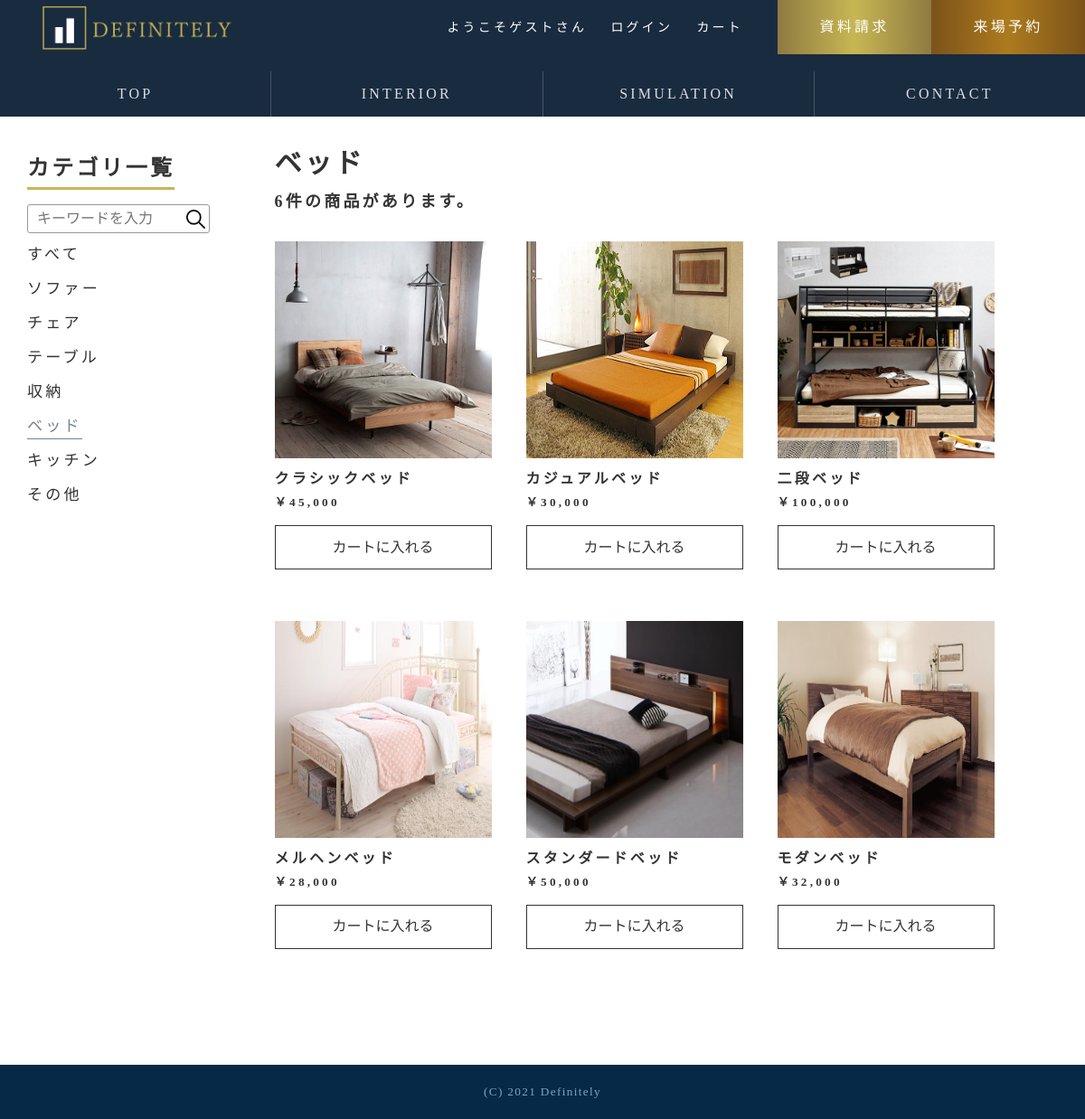
Page /shop_category/bed.php on the committed database.
### tables this page shows
CREATE TABLE IF NOT EXISTS `items` (
  `product_id` int(11) NOT NULL AUTO_INCREMENT,
  `product_name` varchar(255) NOT NULL,
  `Price` int(11) DEFAULT NULL,
  `count` int(11) NOT NULL,
  `search_name` varchar(255) NOT NULL,
  `sy_height` int(11) DEFAULT NULL,
  `sy_width` int(11) DEFAULT NULL,
  `sy_images` varchar(255) DEFAULT NULL,
  PRIMARY KEY (`product_id`)
);

CREATE TABLE IF NOT EXISTS `item_img` (
  `item_img_id` int(11) NOT NULL,
  `product_id` int(11) NOT NULL,
  `product_img` varchar(255) DEFAULT NULL,
  PRIMARY KEY (`item_img_id`),
  KEY `product_id` (`product_id`)
);

### Model/category.php (called while the page is built, shortened)
<?php
  $dsn = 'mysql:host=localhost;dbname=hew2020_91467;charset=utf8mb4';
  $db_user = 'hew2020_91467';
  $db_password = '';
  try {
    $pdo = new PDO($dsn, $db_user, $db_password);
    $pdo->setAttribute(
        PDO::ATTR_ERRMODE,
        PDO::ERRMODE_EXCEPTION
    );
    $sql_5 = "SELECT items.product_id,product_img,product_name,price,count,info_id FROM items JOIN item_img ON items.product_id = item_img.product_id JOIN item_category ON items.product_id = item_category.product_id";
    $stmt = $pdo->query( $sql_5 );
    $tables1 = $stmt->fetchAll(PDO::FETCH_ASSOC);
    $sql2 = "SELECT item_category.* from items JOIN item_category ON items.product_id = item_category.product_id where info_id=1";
    $sth = $pdo -> query($sql2);
    $record2 = $sth -> rowCount();
    $sql2_5 = "SELECT items.product_id,product_img,product_name,price,count,info_id FROM items JOIN item_img ON items.product_id = item_img.product_id JOIN item_category ON items.product_id = item_category.product_id where info_id= 1";
    $stmt = $pdo->query( $sql2_5 );
    $tables2 = $stmt->fetchAll(PDO::FETCH_ASSOC);
  }catch(PDOException $error){
    header('Location: /IT42-117/erro_pages/error1.php');
    exit;
  }
?>

### shop_category/bed.php (the view, shortened to what this page needs)
<?php
     require_once('../Model/category.php');
     $login = 'login.php';
     $logout = 'logout.php';
     $simulation = 'path_sim.php';
?>
<!DOCTYPE html>
<html lang="ja">
<head>
    <link rel="stylesheet" href="../css/shop.css">
    <link rel="stylesheet" href="../css/normalize.css">
    <link rel="stylesheet" href="../css/common.css">
</head>
<body>
    <div class="wrapper">
      <header class="header_top">
         <div class="header_upper">
           <a href="../index.php"><h1 class="header_logo"><img src="../images/logo.png" alt="ロゴ"></h1></a>
           <div class="top_flex2">
             <nav class="header_nav1">
               <ul>
                 <li><a class="nav_link" href="#"><?php if (isset($_SESSION['mail_address'])) { echo "ようこそ".$_SESSION['name']."さん"; } else {echo"ようこそゲストさん";}?></a></li>
                 <li>
                 <?php
                   if( isset($_SESSION['mail_address'])){
                      echo '<a class = "nav_link" name="logout" href = "../view/'.$logout.'">ログアウト</a>';
                       }else{
                        echo '<a class = "nav_link" href = "../view/'.$login.'">ログイン</a>';
                   }
                ?></li>
                 <li><?php if(isset($_SESSION['mail_address'])){ echo "<a class='nav_link' href='../view/cart.php'>カート</a>" ;}else{
                       echo "<a class='nav_link' href='../view/path_ca.php'>カート</a>" ;}?></li>
               </ul>
             </nav>
             <nav class="header_nav2">
               <ul>
                 <li><a class="nav_info" href="#">資料請求</a></li><li><a class="nav_reserve" href="#">来場予約</a></li>
               </ul>
             </nav>
           </div>
         </div>
         <div class="lower">
           <nav class="header_nav3">
             <ul>
               <li>
                 <a class="nav_link" href="../index.php">
                   <span class="nomal">TOP</span>
                 </a>
               </li><li>
                 <a class="nav_link" href="interior.php">
                   <span class="nomal">INTERIOR</span>
                 </a>
               </li><li>
               <?php if (isset($_SESSION['mail_address'])) { echo "<a class='nav_link' href='../view/madori.php'>
                   <span class='nomal'>SIMULATION</span>
                   <span class='hover'>シミュレーション</span>"; }
                   else{ echo "<a class='nav_link' href=../view/$simulation>
                     <span class='nomal'>SIMULATION</span>
                     <span class='hover'>シミュレーション</span>"; }?>
               </li><li>
                 <a class="nav_link" href="../view/otoiawase.php">
                   <span class="nomal">CONTACT</span>
                 </a>
               </li>
             </ul>
           </nav>
         </div>
       </header>
        <main class="main">
        <div class="left">
          <h2 class="ctlist">カテゴリ一覧</h2>
            <nav class="category">
                <form id="form1" action="../view/search_view.php" method="post">
                <input id="sbox1" type="search" name="search" placeholder="キーワードを入力"><input id="sbtn1" type="submit" name="submit" value="">
                </form>
                <ul>
                    <li>
                        <a class="nav_furniture" href="interior.php">すべて</a>
                    </li>
                    <li>
                        <a class="nav_furniture" href="sofa.php">ソファー</a>
                    </li>
                    <li>
                        <a class="nav_furniture" href="chair.php">チェア</a>
                    </li>
                    <li>
                        <a class="nav_furniture" href="desk.php">テーブル</a>
                    </li>
                    <li>
                        <a class="nav_furniture" href="chest.php">収納</a>
                    </li>
                    <li id="check">
                        <a class="nav_furniture" href="bed.php">ベッド</a>
                    </li>
                    <li>
                        <a class="nav_furniture" href="kitchen.php">キッチン</a>
                    </li>
                    <li>
                        <a class="nav_furniture" href="other.php">その他</a>
                    </li>
                </ul>
              </nav>
            </div>
            <div class="right">
            <div class="product">
                <h2 class="product">ベッド</h2>
                <h3><?php echo $record2."件の商品があります。" ?></h3>
            </div>
            <div class="shelf">
              <?php foreach($tables2 as $table){ ?>
                <div class="item">
                    <img src="../interior_img/all_img/<?php echo $table['product_img']; ?>" alt="ベッド_1" class="bet">
                    <h4><?php echo $table['product_name']; ?></h4>
                    <h5><?php echo "￥".number_format($table['price']); ?></h5>
                    <form action="../control/cart_import.php" method="POST" class="item-form">
                        <button type="submit" class="btn">カートに入れる</button>
                    </form>
                  </div>
                <?php } ?>
            </div>
          </div>
        </main>
        <footer class="footer">
            <small>(C) 2021 Definitely</small>
        </footer>
    </div>
</body>
</html>

### css/shop.css (style rules this page uses)
body { padding-top: 125px; }
.main { display: flex; align-items: baseline; margin: 30px auto 100px; width: 95%; }
.left { position: -webkit-sticky; position: sticky; top: 165px; width: 24%; }
.right { width: 76%; }
#form1 { background-color: white; width:200px; height: 30px; border: 1px #999 solid; margin-top: 6%; border-radius: 3px; }
#form1 input { vertical-align: top; margin: 0; height: 100%; box-sizing: border-box; background-color: transparent; }
#sbox1 { border: none; outline:0; width: 170px; padding:.5rem 10px; }
#sbtn1 { width: 30px; border:none; background-image: url(../images/loupe.png); background-position: center; background-size: 70%; background-repeat: no-repeat; }
h2.ctlist { border-bottom:solid 3px #c7b753; display: inline-block; }
.category li { display: list-item; list-style-type: none; text-transform: uppercase; margin-top: 3%; font-size: .9rem; }
.category li .nav_furniture { position: relative; text-decoration: none; cursor: pointer; }
.nav_furniture:visited, .nav_furniture:active, .nav_furniture:link { color: #333; }
.nav_furniture:before { content: ""; position: absolute; left: 0; right: 0; bottom: -5px; width: 100%; height: 1.5px; background-color:#728190; transform: scale(0, 1); transform-origin: left; transition: .3s; }
#check .nav_furniture:before { transform: scale(1); }
#check .nav_furniture { color: #728190 }
h2.product { font-size: 30px; }
h3 { font-size: 18px; }
div.shelf { display: flex; flex-wrap: wrap; }
div.item { margin: 1.5rem 2rem 1.5rem 0; display: inline-block; }
img.bet { width: 240px; height: 240px; }
.btn { display: inline-block; margin-top: .7rem; width: 100%; padding: 4% 0; text-decoration: none; background-color: rgba(0, 0, 0, 0); color: #333; border: solid 1px #333; transition: .4s; }

### css/common.css (style rules this page uses)
* { margin: 0; padding: 0; outline: 0; }
body { font-family: Cinzel, "Noto Serif JP", serif; font-size: 16px; color: #333; background-color: #FFF; line-height: 1.75; letter-spacing: .2em; }
.wrapper { position: relative; margin: 0 auto; min-height: 100vh; padding-bottom: 60px; box-sizing: border-box; }
.header_top { position: fixed; top: 0; left: 0; width: 100%; background-color: rgba(0,21,43,0.9); z-index: 10; }
.header_upper { position: relative; display: flex; justify-content: space-between; height: 60px; }
.header_logo { width: 30%; height: 60px; }
.header_logo img { padding: 5px 0 0 45px; width: 230px; }
.top_flex2 { display: flex; }
.header_nav1 { white-space: nowrap; text-align: left; line-height: 60px; }
.header_nav1 ul li { display: inline-block; margin-left: 1rem; font-size: 14px; }
.header_nav2 { display: flex; text-align: left; white-space: nowrap; margin-left: 2rem; }
.header_nav2 ul li { display: inline-block; text-align: center; font-size: 16px; transition:.3s; }
.header_nav2 ul li .nav_info { width: 170px; height: 60px; line-height: 60px; background:linear-gradient(to right, #8e7a42 0%,#c7b753 50%,#8e7a42 100%); }
.header_nav2 ul li .nav_reserve { width: 170px; height: 60px; line-height: 60px; background:linear-gradient(to right, #7c5219 0%,#ac7b1f 50%,#7c5219 100%); }
.nav_link, .nav_info, .nav_reserve { position: relative; display: inline-block; text-decoration: none; color: #fff; }
.header_nav3 ul { display: flex; margin-top: 1rem; }
.header_nav3 ul li { display: inline-block; width: calc(100%/4); height: 50px; line-height: 50px; text-align: center; font-size: 16px; transition:all .4s ease-out; }
.header_nav3 ul li +li { border-left: rgba(255,255,255,.2) 1px solid; }
.header_nav3 ul li a { display: block; color: rgba(255,255,255,.85); }
.footer { position: absolute; bottom: 0; width: 100%; height: 60px; text-align: center; background: #072948; }
.footer small { line-height: 60px; color: #81A3C2; letter-spacing: .1em; font-size: .7rem; }
@media (min-width: 48em) { :root { font-size: calc(1rem + ((1vw - 0.48rem) * 0.6944)); min-height: 0vw; } }

### rows in the picture
items: item_img.product_img (picture), product_name "クラシックベッド", Price "45,000"
items: item_img.product_img (picture), product_name "カジュアルベッド", Price "30,000"
items: item_img.product_img (picture), product_name "二段ベッド", Price "100,000"
items: item_img.product_img (picture), product_name "メルヘンベッド", Price "28,000"
items: item_img.product_img (picture), product_name "スタンダードベッド", Price "50,000"
items: item_img.product_img (picture), product_name "モダンベッド", Price "32,000"

### other values in the picture
$record2 "6"
